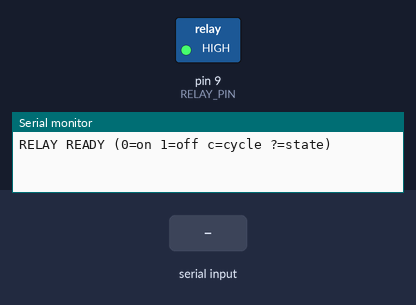
Simulated run of this sketch. Board: Arduino Nano, built with avr-gcc and run on an emulated ATmega328P. Shown: switched loads named in the sketch (green lamp = pin HIGH), the last lines printed to the serial monitor. The test bench sets the inputs (shaded band).

Above: at 1.2 s.
1.3 s: "1" received over Serial
At 2.0 s:
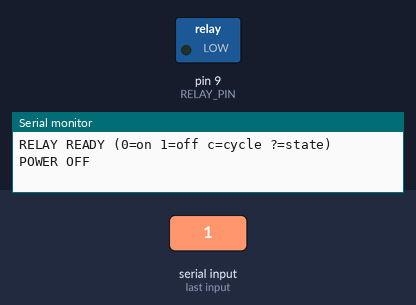
2.8 s: "0" received over Serial
At 3.2 s:
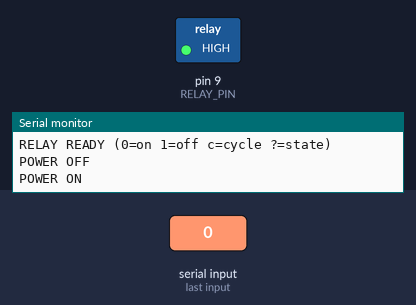
4.3 s: "c" received over Serial
At 5.5 s:
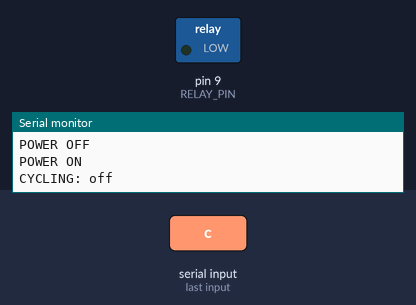
Timing chart, 0 to 13.8 s (numbered marks = the images above; inputs shaded):
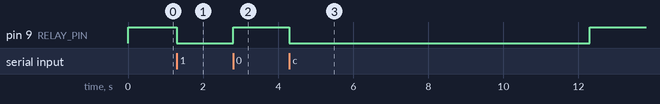

The sketch:

power_relay.ino
```cpp
// 電源リレー制御。リーダー(Nano-1/2/3とカート)の電源をPCから入切する。
//
// ■ なぜ必要か
// SA-1カートは「電源投入直後の短い時間だけよく開く」ことが実測で分かっている。
// 再投入直後に残り12バンクを測ったら、60回かけても取れなかったものが
// **1回読みで100%**埋まった。しかしその窓は数分で閉じる。
//
// 従来は電源の入切が人手だったので、その最良の条件を無人で作れなかった。
// これがあれば「電源OFF→ON→即座に全バンク読む→CRC判定→繰り返す」を
// 一晩中回せる。
//
// ■ 配線
//   D12 -> リレーの制御入力
//   **HIGH = リーダーに通電**
//   **LOW  = リーダーの電源が切れる**
//
// 当初「HIGHで電源が切れる」と聞いていたが、**実測は逆だった**。
// HIGHにするとNano-2のCOMポートが現れ、LOWにすると消えた。
// アクティブLOW型のリレーモジュールでよくある食い違い。
// 憶測で合わせず、ポートの出現/消失で確認した結果をそのまま採用する。
//
// ■ 浮かせた場合も実測した（重要）
//
//     HIGH : 電源ON   /   LOW : 電源OFF   /   **浮き(入力) : 電源ON**
//
// リレーモジュールの入力は電流駆動なので、駆動されなければ非励磁になる。
// 負荷が常閉(NC)側に繋がっているため、非励磁＝通電。
//
// **これは好都合。** ISP書き込み中やシリアル素通し中はこのピンを誰も駆動しないが、
// そのときリグの電源は入ったままになる。切りたいときだけLOWにすればよい。
// 常開(NO)側へ繋ぎ替えると逆に危険（浮き＝電源断になり、書き込み中に落ちる）。
//
// ■ 安全な初期状態
// 起動時は必ず LOW(通電) にする。リセットや書き込み直後に電源が切れると、
// 読み出し中のNanoが不意に落ちる。pinModeより先にPORTBを立てておくことで、
// 出力に切り替わる瞬間に一瞬もHIGHを出さない
// (nano2_masterの CART_RESET_PIN で同じ配慮をしているのと同じ理由)。
//
// ■ シリアルコマンド
//   '0' -> 通電 (LOW)
//   '1' -> 電源断 (HIGH)
//   'c' -> 電源を切って一定時間待ち、入れ直す (サイクル)
//   '?' -> 現在の状態を返す
// 応答は必ず1行返す。PC側が待てるようにするため。

#include <Arduino.h>

// **D12からD9へ移した（2026-08-28）。**
// 同じUnoでISP書き込みも行うため。ArduinoISPは D10(RESET) / D11(MOSI) /
// D12(MISO) / D13(SCK) を使うので、D12のままだとMISOと衝突する。
// D9 = PB1 は ArduinoISP も他の役も使っていない。
const uint8_t RELAY_PIN = 9;

// 電源を落としてから入れ直すまでの待ち時間。
// コンデンサが抜けきらないとSA-1が初期状態に戻らない。実測で「10秒待つ」と
// 復帰した事例があるので、既定は余裕をみて8秒にしてある。
const uint16_t OFF_MS = 8000;
// 投入後、Nanoのブートローダが起動しシリアルが列挙されるまでの待ち。
const uint16_t ON_SETTLE_MS = 3000;

static void powerOn() {
  PORTB |= _BV(PB1);    // D9 = HIGH = 通電（実測で確認）
}

static void powerOff() {
  PORTB &= ~_BV(PB1);   // D9 = LOW = 電源断
}

void setup() {
  // 先にポートビットをHighにしてから出力へ切り替える。
  // 逆順だと数サイクルLOWが出て、一瞬だけリーダーの電源が切れる。
  PORTB |= _BV(PB1);
  DDRB |= _BV(PB1);

  Serial.begin(115200);
  while (!Serial) { /* Unoでは即座に返る */ }
  Serial.println(F("RELAY READY (0=on 1=off c=cycle ?=state)"));
}

void loop() {
  if (!Serial.available()) return;
  const char c = (char)Serial.read();

  switch (c) {
    case '0':
      powerOn();
      Serial.println(F("POWER ON"));
      break;
    case '1':
      powerOff();
      Serial.println(F("POWER OFF"));
      break;
    case 'c':
      powerOff();
      Serial.println(F("CYCLING: off"));
      delay(OFF_MS);
      powerOn();
      delay(ON_SETTLE_MS);
      Serial.println(F("CYCLING: on"));
      break;
    case 'f':
      // ピンを入力に戻して**浮かせる**。
      // ISPモードや素通しモードでは、リレー制御ピンは誰も駆動しない。
      // そのとき電源がどちらに倒れるかを実測で確かめるためのコマンド。
      // 多くのリレーモジュールは入力が電流駆動で、浮けば非励磁になる。
      // 非励磁でどちらの接点が閉じるかは、NC/NOどちらに繋いだかで決まる。
      DDRB &= (uint8_t)~_BV(PB1);
      PORTB &= (uint8_t)~_BV(PB1);   // プルアップも切る
      Serial.println(F("PIN FLOATING"));
      break;
    case '?':
      Serial.println((PORTB & _BV(PB1)) ? F("STATE ON") : F("STATE OFF"));
      break;
    default:
      break;   // 改行などは無視
  }
}
```

Measured:
- after the input at 1.3 s, pin 9 (RELAY_PIN): HIGH → LOW at once
- after the input at 2.8 s, pin 9 (RELAY_PIN): LOW → HIGH at once
- after the input at 4.3 s, pin 9 (RELAY_PIN): HIGH → LOW at once, → HIGH 8.0 s later
